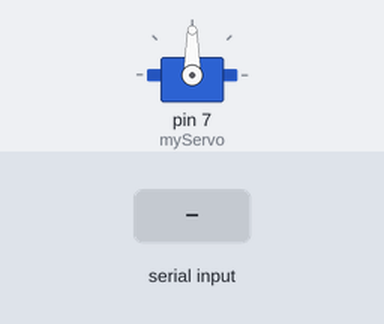
A sketch run on a simulated Arduino Uno, built with avr-gcc and run on an emulated ATmega328P. On the bench: servo. The test bench sets the inputs (shaded band). What the sketch prints to the serial monitor is not drawn.

Above: at 1.2 s.
1.3 s: "30,150\n" received over Serial
At 2.8 s:
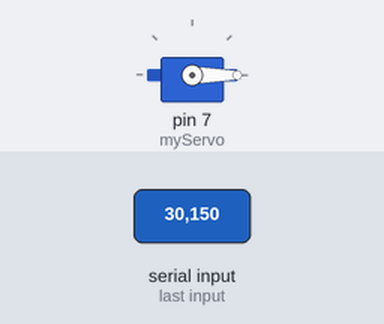
3.8 s: "90,45\n" received over Serial
At 4.5 s:
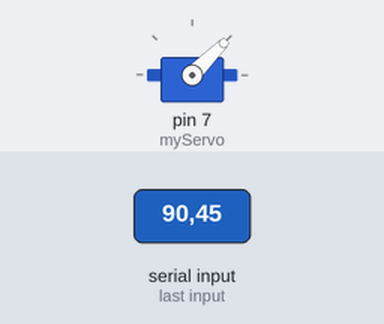
6.3 s: "200\n" received over Serial
At 7.1 s:
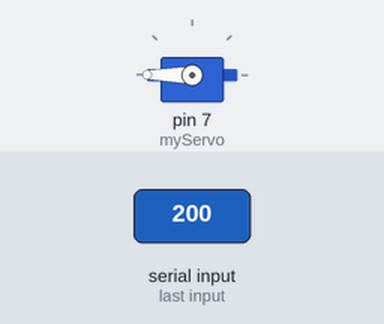
Timing chart, 0 to 9.3 s (numbered marks = the images above; inputs shaded):
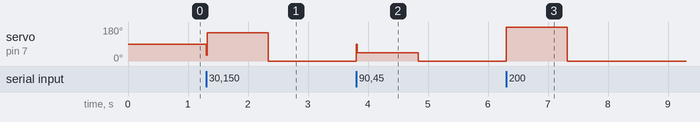

Measured:
- after the input at 1.3 s, servo on pin 7 (myServo): 90° → 150° at once, → 0° 1.0 s later
- after the input at 3.8 s, servo on pin 7 (myServo): 0° → 45° at once, → 0° 1.0 s later
- after the input at 6.3 s, servo on pin 7 (myServo): 0° → 180° at once, → 0° 1.0 s later

The sketch:

oneServo_test.ino
```cpp
#include <Servo.h>

Servo myServo;         //创建Servo对象myServo

int dataIndex = 0;     //创建整数型变量，存储输入数据序列号
void setup() {
  myServo.attach(7);// 8
  Serial.begin(9600); //启动串口通讯，传输波特率9600
  Serial.println("Please input serial data.");
}

void loop() {          // 检查串口缓存是否有数据等待传输
  if ( Serial.available()>0 ) {
    dataIndex++;       // 处理数据序列号并通过串口监视器显示
    Serial.print("dataIndex = ");
    Serial.print(dataIndex);
    Serial.print(" , ");

    int pos = Serial.parseInt();   // 解析串口数据中的整数信息并赋值给变量pos
    Serial.print("Set servo position: ");
    Serial.println(pos);           // 通过串口监视器显示变量pos数值
    myServo.write(pos);             // 使用pos变量数值设置伺服电机
    delay(15);
  }
}
```
